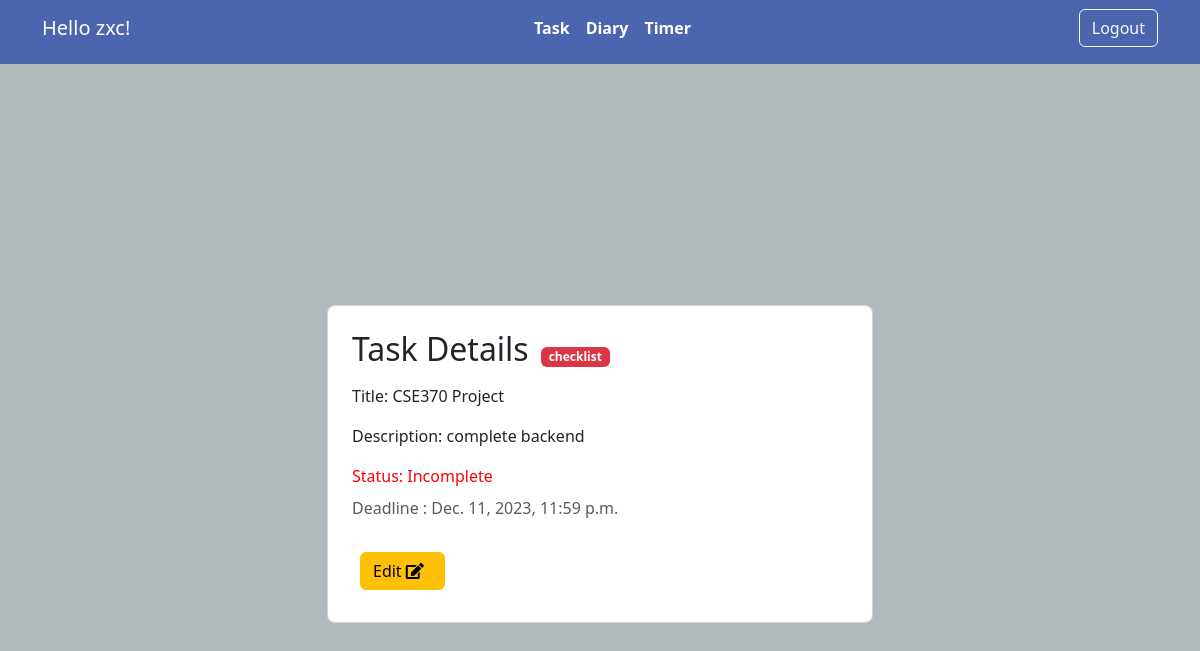
Screenshot of /task/34/ (signed in) with the database file from the repository.
### base/models.py (models this page shows, shortened)
class MyTask(models.Model):
    userID = models.ForeignKey(User, on_delete=models.CASCADE)
    title = models.CharField(max_length=200)
    discription = models.TextField(null=True, blank=True)
    deadline = models.DateTimeField(null= True, blank= True)
    status = models.BooleanField(default=False)

### base/views.py (the view)
# urls.py: path('task/<int:pk>/', Task_Detail.as_view(), name='task'),
class Task_Detail(LoginRequiredMixin,DetailView):
      model = MyTask
      context_object_name = 'task'

### base/templates/base/mytask_detail.html (shortened to what this page needs)
<!DOCTYPE html>
<html lang="en">
<head>
    <link href="https://cdn.jsdelivr.net/npm/bootstrap@5.3.0/dist/css/bootstrap.min.css" rel="stylesheet">
    <link href="https://cdnjs.cloudflare.com/ajax/libs/font-awesome/5.15.4/css/all.min.css" rel="stylesheet">
</head>
<body>
    {% include 'base/navbar.html' %}
    <section class="vh-100" style="background-color: #b0babd;">
        <div class="container py-5 h-100">
            <div class="row d-flex justify-content-center align-items-center h-100">
                <div class="col col-lg-8 col-xl-6">
                    <div class="card rounded-3">
                        <div class="card-body p-4">
                            <p class="mb-2"><span class="h2 me-2">Task Details</span> <span
                                    class="badge bg-danger">checklist</span></p>
                            <ul class="list-group rounded-0">
                                <li class="list-group-item border-0 d-flex align-items-center ps-0">
                                    Title: {{ task.title }}
                                </li>
                                <li class="list-group-item border-0 d-flex align-items-center ps-0">
                                    Description: {{task.discription}}
                                </li>
                                {% if task.status %}
                                <li class="list-group-item border-0 d-flex align-items-center ps-0"
                                    style="color: green;">
                                    Status: Complete
                                </li>
                                {% else %}
                                <li class="list-group-item border-0 d-flex align-items-center ps-0" style="color: red;">
                                    Status: Incomplete
                                </li>
                                {% endif %}
                            </ul>
                            <li class="list-group-item border-0 d-flex align-items-center ps-0">
                                <p class="text-muted pb-2">Deadline : {{ task.deadline }}</p>
                            </li>
                            <li class="list-group-item border-0 d-flex align-items-center">
                                <a class="btn btn-warning custom-button m-2" href="{% url 'task-edit' task.id %}">
                                    Edit <i class="fas fa-edit me-2"></i></a>
                            </li>
                        </div>
                    </div>
                </div>
            </div>
        </div>
    </section>
</body>
</html>

### base/templates/base/navbar.html (shortened to what this page needs)
<!DOCTYPE html>
<html lang="en">
<head>
    <link href="https://cdn.jsdelivr.net/npm/bootstrap@5.3.0/dist/css/bootstrap.min.css" rel="stylesheet">
</head>
<body>
    <nav class="navbar navbar-expand-lg pb-3" style="background-color: #4c65af;">
        <div class="container">
            {% if request.user.is_authenticated %}
            <a class="navbar-brand" href="#" style="color: white;">Hello {{ request.user }}!</a>
            <div class="collapse navbar-collapse justify-content-center" id="navbarNav">
                <ul class="navbar-nav">
                    <li class="nav-item">
                        <a class="nav-link nav-custom-link" href="{% url 'allTask' %}">Task</a>
                    </li>
                    <li class="nav-item">
                        <a class="nav-link nav-custom-link" href="{% url 'create_note' %}">Diary</a>
                    </li>
                    <li class="nav-item">
                        <a class="nav-link nav-custom-link" href="{% url 'timer' %}">Timer</a>
                    </li>
                </ul>
            </div>
            <div class="navbar-nav ms-auto">
                <form id="logoutForm" action="{% url 'logout' %}" method="post">
                    <button class="btn btn-outline-light" type="submit">Logout</button>
                </form>
            </div>
            {% else %}
            <ul class="navbar-nav">
                <li class="nav-item">
                    <a class="nav-link" href="{% url 'login' %}" style="color: white;">Login</a>
                </li>
            </ul>
            {% endif %}
        </div>
    </nav>
</body>
</html>

### base/templates/base/mytask_detail.html (style rules this page uses)
.custom-button { background-color: #8fafc2; border-color: #8fafc2; margin: px; }

### base/templates/base/navbar.html (style rules this page uses)
.nav-custom-link { color: #ffffff !important; font-weight: bold; }

### rows the page displays
MyTask: title "CSE370 Project", discription "complete backend", deadline "Dec. 11, 2023, 11:59 p.m."

### other values shown
{{ request.user }} "zxc"
